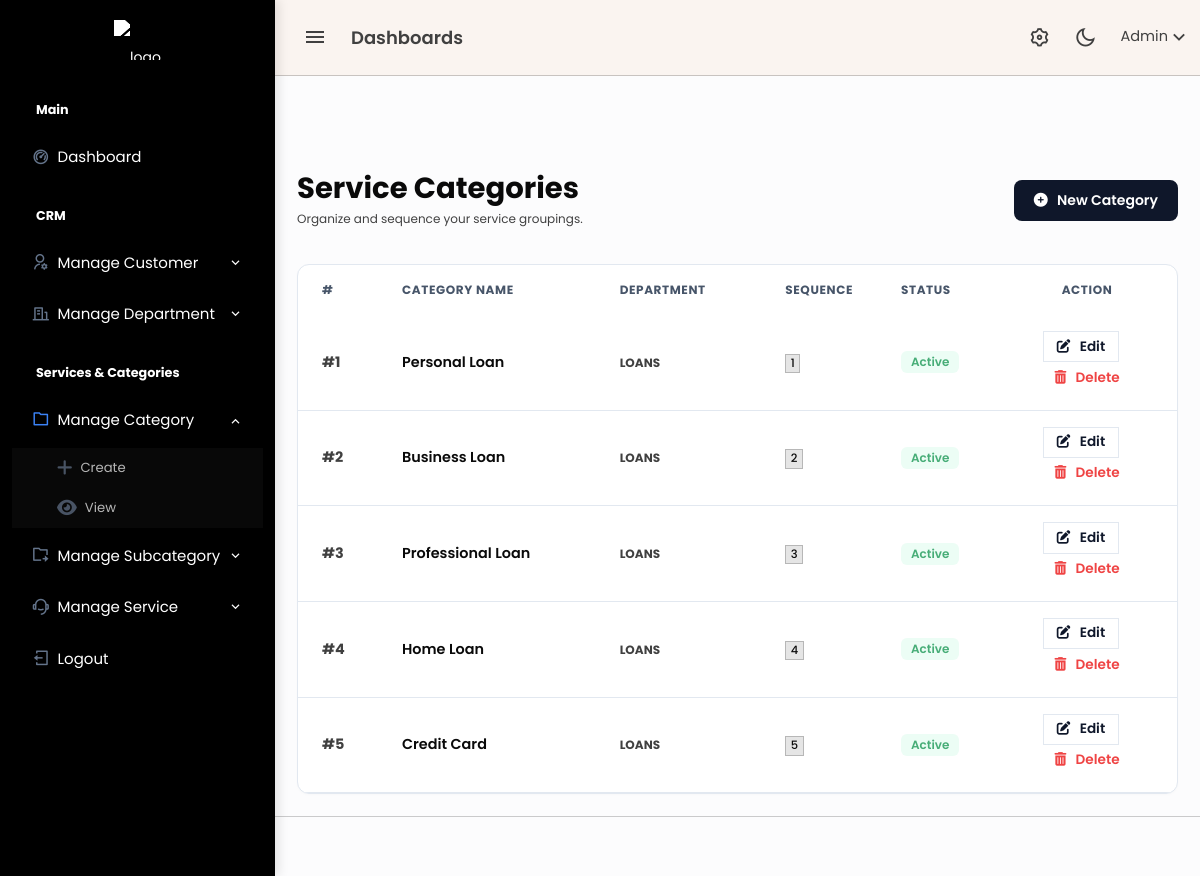
/admin/category.php (signed in), run on an earlier commit of the app's database.
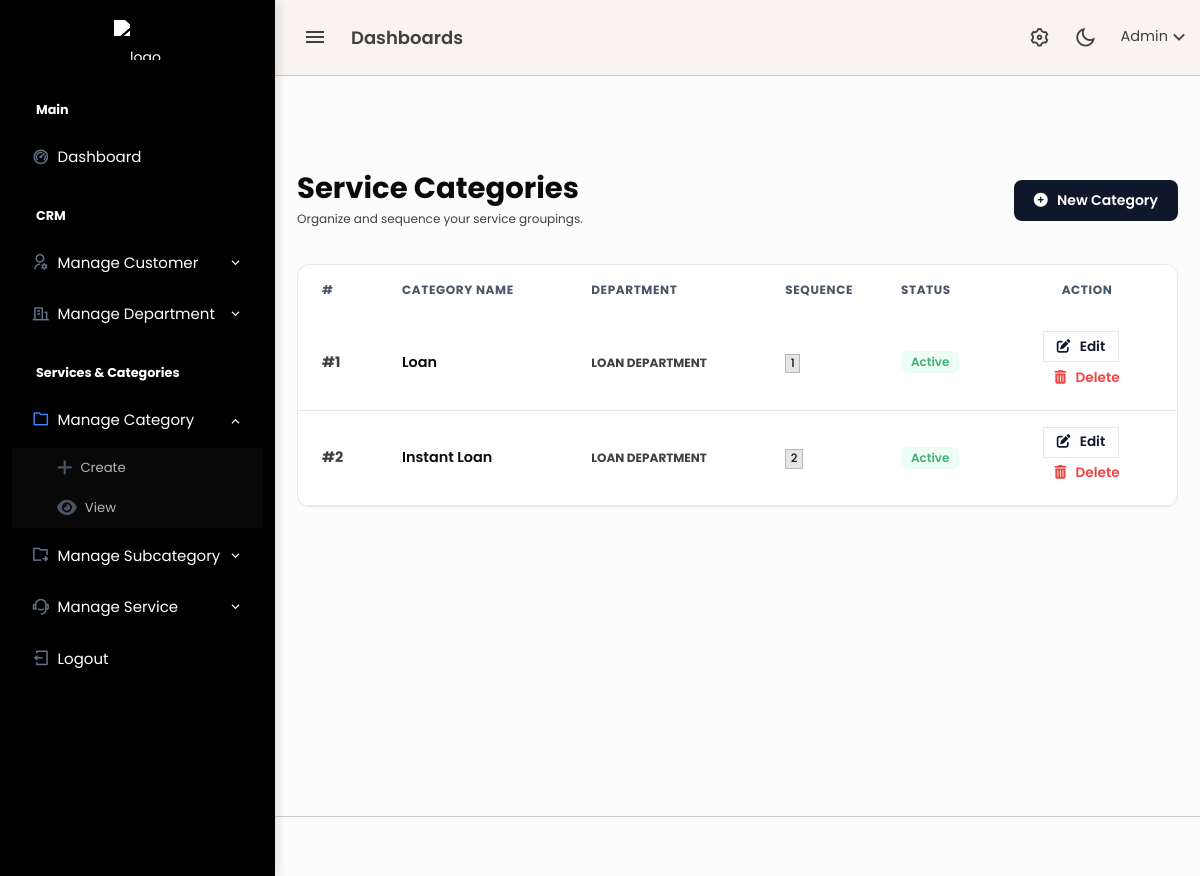
And on a later commit of the database.
### tables this page shows
CREATE TABLE `service_categories` (
  `id` bigint(20) UNSIGNED NOT NULL,
  `uuid` char(36) NOT NULL DEFAULT uuid(),
  `department` int(11) NOT NULL,
  `category_name` varchar(255) NOT NULL,
  `sequence` int(11) NOT NULL DEFAULT 1,
  `active` tinyint(1) NOT NULL DEFAULT 1,
  `live` tinyint(1) NOT NULL DEFAULT 1,
  `created_at` timestamp NULL DEFAULT current_timestamp(),
  `updated_at` timestamp NULL DEFAULT current_timestamp() ON UPDATE current_timestamp()
);

CREATE TABLE `departments` (
  `id` int(10) UNSIGNED NOT NULL,
  `name` varchar(255) NOT NULL,
  `created_at` timestamp NULL DEFAULT current_timestamp(),
  `updated_at` timestamp NULL DEFAULT current_timestamp() ON UPDATE current_timestamp(),
  `created_by` bigint(20) UNSIGNED DEFAULT NULL
);

### admin/category.php (the view, shortened to what this page needs)
<?php
include 'db/config.php';
$query = "
SELECT c.id, c.category_name, c.sequence, c.active,
       d.name AS department_name
FROM service_categories c
LEFT JOIN departments d ON d.id = c.department
ORDER BY c.sequence ASC
";
$result = mysqli_query($conn, $query);
?>
<?php include 'header.php'; ?>
<?php include 'topbar.php'; ?>
<?php include 'sidebar.php'; ?>
<div class="content-page">
    <div class="content">
        <div class="container-fluid pt-5">
            <div class="d-flex justify-content-between align-items-center mb-4">
                <div>
                    <h2 class="fw-bold text-dark mb-1">Service Categories</h2>
                    <p class="text-muted small mb-0">Organize and sequence your service groupings.</p>
                </div>
                <a href="category_add.php" class="btn btn-submit-pro">
                    <i class="fas fa-plus-circle me-1"></i> New Category
                </a>
            </div>
            <div class="card card-modern">
                <div class="card-body p-0">
                    <div class="table-responsive">
                        <table class="table table-modern mb-0 align-middle">
                            <thead>
                                <tr>
                                    <th width="80">#</th>
                                    <th>Category Name</th>
                                    <th>Department</th>
                                    <th width="100">Sequence</th>
                                    <th width="120">Status</th>
                                    <th width="180" class="text-center">Action</th>
                                </tr>
                            </thead>
                            <tbody>
                            <?php if (mysqli_num_rows($result) > 0): ?>
                                <?php while ($row = mysqli_fetch_assoc($result)): ?>
                                    <tr>
                                        <td class="text-muted fw-bold">#<?= $row['id'] ?></td>
                                        <td class="fw-semibold text-dark"><?= htmlspecialchars($row['category_name']) ?></td>
                                        <td>
                                            <span class="text-muted small text-uppercase fw-bold"><?= htmlspecialchars($row['department_name'] ?? 'Unassigned') ?></span>
                                        </td>
                                        <td>
                                            <span class="badge bg-light text-dark border"><?= $row['sequence'] ?></span>
                                        </td>
                                        <td>
                                            <?php if($row['active']): ?>
                                                <span class="badge badge-modern bg-soft-success text-success" style="background-color: #ecfdf5;">Active</span>
                                            <?php else: ?>
                                                <span class="badge badge-modern bg-soft-secondary text-muted" style="background-color: #f1f5f9;">Inactive</span>
                                            <?php endif; ?>
                                        </td>
                                        <td class="text-center">
                                            <a href="category_edit.php?id=<?= $row['id'] ?>"
                                               class="btn btn-sm btn-action-edit me-2">
                                               <i class="fas fa-edit me-1"></i> Edit
                                            </a>
                                            <a href="db/delete/category_delete.php?id=<?= $row['id'] ?>"
                                               onclick="return confirm('Permanently delete this category?')"
                                               class="btn btn-sm btn-action-delete">
                                               <i class="fas fa-trash-alt me-1"></i> Delete
                                            </a>
                                        </td>
                                    </tr>
                                <?php endwhile; ?>
                            <?php else: ?>
                                <tr>
                                    <td colspan="6" class="text-center py-5 text-muted">No categories found. Click "New Category" to begin.</td>
                                </tr>
                            <?php endif; ?>
                            </tbody>
                        </table>
                    </div>
                </div>
            </div>
        </div>
    </div>
</div>
<?php include 'footer.php'; ?>

### admin/header.php (shortened to what this page needs)
<!DOCTYPE html>
<html lang="en">
<head>
	<link rel="stylesheet" href="assets/vendor/daterangepicker/daterangepicker.css">
	<link rel="stylesheet" href="assets/vendor/admin-resources/jquery.vectormap/jquery-jvectormap-1.2.2.css">
	<link href="assets/css/app.min.css" rel="stylesheet" type="text/css" id="app-style" />
<link rel="stylesheet" href="https://cdnjs.cloudflare.com/ajax/libs/font-awesome/6.4.2/css/all.min.css">
	<link href="assets/css/icons.min.css" rel="stylesheet" type="text/css" />
</head>
<body>
	<div class="wrapper">

### admin/topbar.php (shortened to what this page needs)
<div class="navbar-custom">
    <div class="topbar container-fluid">
        <div class="d-flex align-items-center gap-1">
            <button class="button-toggle-menu">
                <i class="mdi mdi-menu"></i>
            </button>
            <h4 class="page-title d-none d-sm-block">Dashboards</h4>
        </div>
        <ul class="topbar-menu d-flex align-items-center gap-3">
            <li class="d-none d-sm-inline-block">
                <a class="nav-link" data-bs-toggle="offcanvas" href="#theme-settings-offcanvas">
                    <span class="ri-settings-3-line fs-22"></span>
                </a>
            </li>
            <li class="d-none d-sm-inline-block">
                <div class="nav-link" id="light-dark-mode">
                    <i class="ri-moon-line fs-22"></i>
                </div>
            </li>
            <li class="dropdown">
                <a class="nav-link dropdown-toggle arrow-none nav-user" data-bs-toggle="dropdown" href="#" role="button" aria-haspopup="false" aria-expanded="false">
                    <span class="d-lg-block d-none">
                        <h5 class="my-0 fw-normal">Admin<i class="ri-arrow-down-s-line fs-22 d-none d-sm-inline-block align-middle"></i></h5>
                    </span>
                </a>
            </li>
        </ul>
    </div>
</div>

### admin/sidebar.php (shortened to what this page needs)
<?php
$current_page = basename($_SERVER['PHP_SELF']);
$dept_active     = in_array($current_page, ['add-department.php', 'departments.php']);
$customer_active = in_array($current_page, ['add-customer.php', 'customers.php']);
$cat_active      = in_array($current_page, ['category_add.php', 'category.php']);
$subcat_active   = in_array($current_page, ['subcategory_add.php', 'subcategory.php']);
$service_active  = in_array($current_page, ['service_add.php', 'services.php', 'plan-work.php']);
?>
<div class="leftside-menu">
    <a href="dashboard.php" class="logo text-center d-block">
        <span class="logo-lg">
            <img src="uploads/logo-ravi.png" alt="logo" style="max-height: 40px; margin: 20px 0; filter: brightness(0) invert(1);">
        </span>
    </a>
    <div data-simplebar class="h-100">
        <ul class="side-nav">
            <li class="side-nav-title">Main</li>
            <li class="side-nav-item <?= ($current_page == 'dashboard.php') ? 'active' : '' ?>">
                <a href="dashboard.php" class="side-nav-link">
                    <i class="ri-dashboard-2-line"></i>
                    <span>Dashboard</span>
                </a>
            </li>
            <li class="side-nav-title">CRM</li>
            <li class="side-nav-item <?= $customer_active ? 'active' : '' ?>">
                <a href="javascript:void(0);" class="side-nav-link has-arrow">
                    <i class="ri-user-settings-line"></i>
                    <span>Manage Customer</span>
                </a>
            </li>
            <li class="side-nav-item <?= $dept_active ? 'active' : '' ?>">
                <a href="javascript:void(0);" class="side-nav-link has-arrow">
                    <i class="ri-building-line"></i>
                    <span>Manage Department</span>
                </a>
            </li>
            <li class="side-nav-title">Services & Categories</li>
            <li class="side-nav-item <?= $cat_active ? 'active' : '' ?>">
                <a href="javascript:void(0);" class="side-nav-link has-arrow">
                    <i class="ri-folder-line"></i>
                    <span>Manage Category</span>
                </a>
                <ul class="side-nav-second-level">
                    <li><a href="category_add.php" class="side-nav-link"><i class="fas fa-plus"></i> Create</a></li>
                    <li><a href="category.php" class="side-nav-link"><i class="fas fa-eye"></i> View</a></li>
                </ul>
            </li>
            <li class="side-nav-item <?= $subcat_active ? 'active' : '' ?>">
                <a href="javascript:void(0);" class="side-nav-link has-arrow">
                    <i class="ri-folder-shared-line"></i>
                    <span>Manage Subcategory</span>
                </a>
            </li>
            <li class="side-nav-item <?= $service_active ? 'active' : '' ?>">
                <a href="javascript:void(0);" class="side-nav-link has-arrow">
                    <i class="ri-customer-service-2-line"></i>
                    <span>Manage Service</span>
                </a>
            </li>
            <li class="side-nav-item">
                <a href="logout.php" class="side-nav-link text-danger">
                    <i class="ri-logout-box-line"></i>
                    <span>Logout</span>
                </a>
            </li>
        </ul>
    </div>
</div>

### admin/footer.php (shortened to what this page needs)
				<footer class="footer">
				</footer>
			</div>
</body>
</html>

### admin/sidebar.php (style rules this page uses)
:root { --nav-bg: #000000; --nav-text: #ffffff; --nav-hover-bg: #1e293b; --accent-blue: #3b82f6; }
.leftside-menu { background: var(--nav-bg) !important; width: 260px; position: fixed; height: 100%; box-shadow: 4px 0 10px rgba(0,0,0,0.1); }
.side-nav-link { color: var(--nav-text) !important; padding: 12px 20px !important; display: flex !important; align-items: center; text-decoration: none !important; transition: 0.2s; }
.side-nav-link i { font-size: 1.1rem; margin-right: 12px; color: #64748b; }
.has-arrow::after { content: "\ea4e"; font-family: 'remixicon'; margin-left: auto; transition: transform 0.3s; }
.active .has-arrow::after { transform: rotate(180deg); }
.side-nav-second-level { list-style: none; padding: 0; display: none; background: rgba(255, 255, 255, 0.03); }
.side-nav-item.active .side-nav-second-level { display: block; }
.side-nav-second-level .side-nav-link { padding: 10px 20px 10px 45px !important; font-size: 0.825rem !important; opacity: 0.7; }
.side-nav-item.active > .side-nav-link i { color: var(--accent-blue) !important; }

### admin/category.php (style rules this page uses)
:root { --slate-900: #0f172a; --slate-600: #475569; --slate-200: #e2e8f0; }
.content-page { background-color: #fcfcfd; }
.card-modern { border: 1px solid var(--slate-200); border-radius: 12px; background: #ffffff; box-shadow: 0 1px 3px rgba(0,0,0,0.02); overflow: hidden; }
.table-modern thead th { background: #f8fafc; text-transform: uppercase; font-size: 0.75rem; font-weight: 700; letter-spacing: 0.05em; color: var(--slate-600); padding: 16px 24px; border: none; }
.table-modern tbody td { padding: 16px 24px; font-size: 0.9rem; color: var(--slate-900); border-bottom: 1px solid var(--slate-200); vertical-align: middle; }
.badge-modern { padding: 5px 10px; border-radius: 6px; font-weight: 600; font-size: 0.75rem; }
.btn-submit-pro { background: var(--slate-900); color: #ffffff !important; padding: 10px 20px; border-radius: 8px; font-weight: 600; transition: all 0.2s; border: none; text-decoration: none; }
.btn-action-edit { color: var(--slate-900); border: 1px solid var(--slate-200); font-weight: 600; transition: all 0.2s; text-decoration: none; }
.btn-action-delete { color: #ef4444; font-weight: 600; transition: all 0.2s; text-decoration: none; }

What changed in the data, as far as the page shows it:
removed service_categories: id "3", category_name "Professional Loan", departments.name "LOANS", sequence "3", active "Active"
removed service_categories: id "4", category_name "Home Loan", departments.name "LOANS", sequence "4", active "Active"
removed service_categories: id "5", category_name "Credit Card", departments.name "LOANS", sequence "5", active "Active"
changed service_categories id 1: category_name "Personal Loan" → "Loan"; departments.name "LOANS" → "LOAN DEPARTMENT"
changed service_categories id 2: category_name "Business Loan" → "Instant Loan"; departments.name "LOANS" → "LOAN DEPARTMENT"
